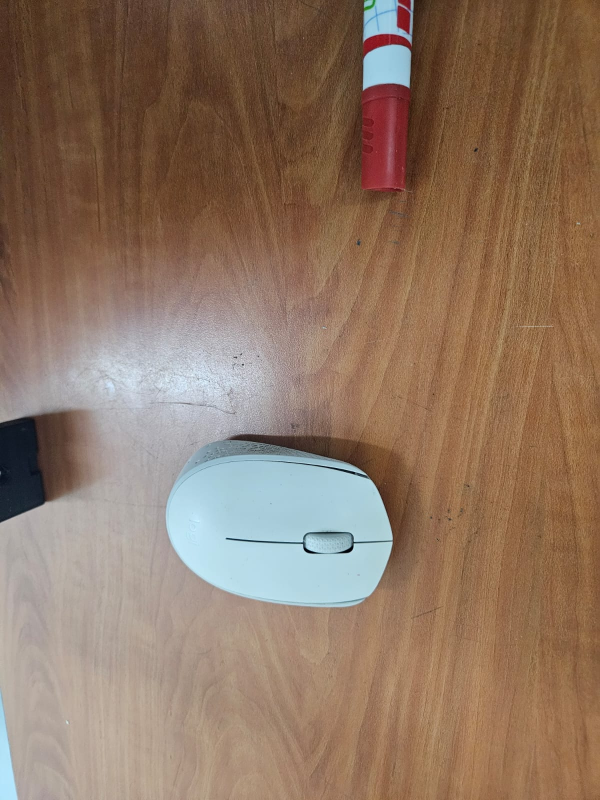
#> input picture scripts/images/1.jpeg, 1200 x 1600 px (shown at 1/2 size); its folder holds 4 pictures in this run
$ python slider_color.py
#> lines starting #> are read from the running program, lines starting #| are printed output that depends on the picture; after the words box and inside, x2 and y2 are one past the last pixel; in counts of white or black regions, pixels touching at a corner belong together
import cv2
import numpy as np
from pathlib import Path

IMG_DIR = Path("scripts/images")

def nothing(x):
    pass

def main():
    # Obtener todas las imágenes
    image_paths = list(IMG_DIR.glob("*.jpeg"))
    if not image_paths:
        print("❌ No hay imágenes .jpeg en la carpeta.")
        return

    current_img_index = 0
    img = cv2.imread(str(image_paths[current_img_index]))
#> img is the input picture: shape (1600, 1200, 3); mean B, G, R 98.9, 117.9, 143
    img = cv2.resize(img, (800, 600))  # escala para visualización
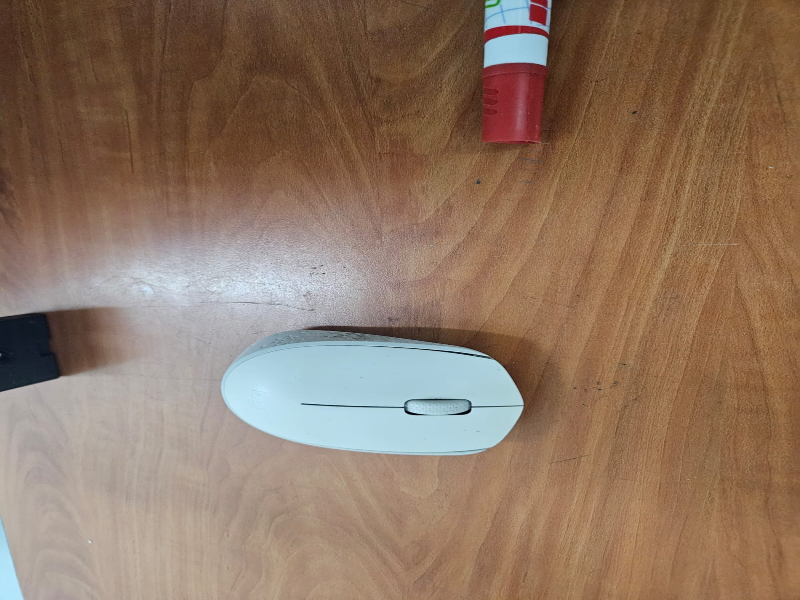
#> img: shape (600, 800, 3); mean B, G, R 98.9, 117.8, 142.9
    hsv = cv2.cvtColor(img, cv2.COLOR_BGR2HSV)
#> hsv: shape (600, 800, 3); mean H, S, V 27.7, 99.1, 146.9

    # Crear ventana con sliders
    cv2.namedWindow("Adjust HSV")

    cv2.createTrackbar("H Min", "Adjust HSV", 0, 180, nothing)
#> slider 'H Min' is set to 36
    cv2.createTrackbar("H Max", "Adjust HSV", 180, 180, nothing)
    cv2.createTrackbar("S Min", "Adjust HSV", 0, 255, nothing)
#> slider 'S Min' is set to 51
    cv2.createTrackbar("S Max", "Adjust HSV", 255, 255, nothing)
    cv2.createTrackbar("V Min", "Adjust HSV", 0, 255, nothing)
#> slider 'V Min' is set to 51
    cv2.createTrackbar("V Max", "Adjust HSV", 255, 255, nothing)

    print("🎚️ Controles:")
    print("'q' para salir")
    print("'n' siguiente imagen")
    print("'p' imagen anterior")

    while True:
        # Leer valores del slider
        h_min = cv2.getTrackbarPos("H Min", "Adjust HSV")
        h_max = cv2.getTrackbarPos("H Max", "Adjust HSV")
        s_min = cv2.getTrackbarPos("S Min", "Adjust HSV")
        s_max = cv2.getTrackbarPos("S Max", "Adjust HSV")
        v_min = cv2.getTrackbarPos("V Min", "Adjust HSV")
        v_max = cv2.getTrackbarPos("V Max", "Adjust HSV")

        # Crear máscara
        lower = np.array([h_min, s_min, v_min])
        upper = np.array([h_max, s_max, v_max])
        mask = cv2.inRange(hsv, lower, upper)
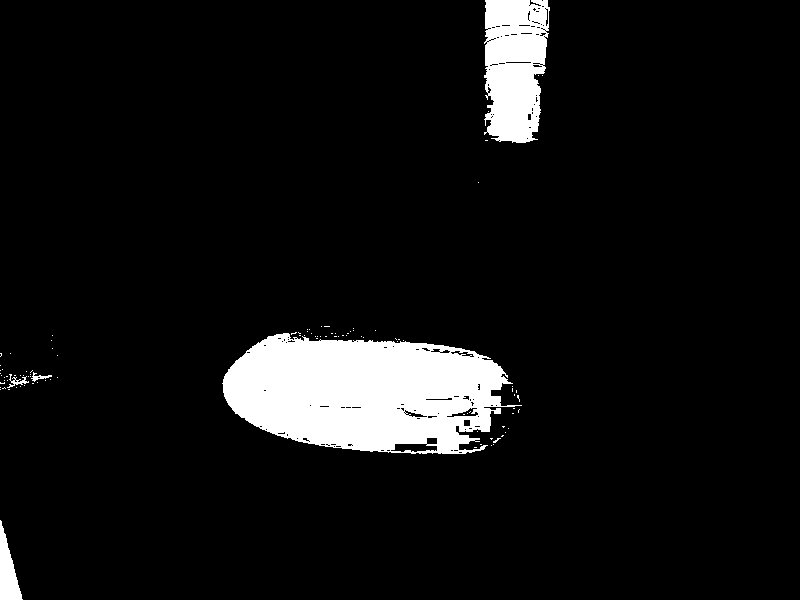
#> mask: shape (600, 800); 7.2% white; 100 white regions (95 under 20 px), largest, box (x1, y1, x2, y2) and area: (222, 333, 522, 454) 25738, (484, 0, 550, 143) 7657, (0, 520, 23, 600) 967, (7, 374, 29, 388) 98, (31, 372, 52, 382) 72

        # Mostrar imagen original y máscara
        result = cv2.bitwise_and(img, img, mask=mask)
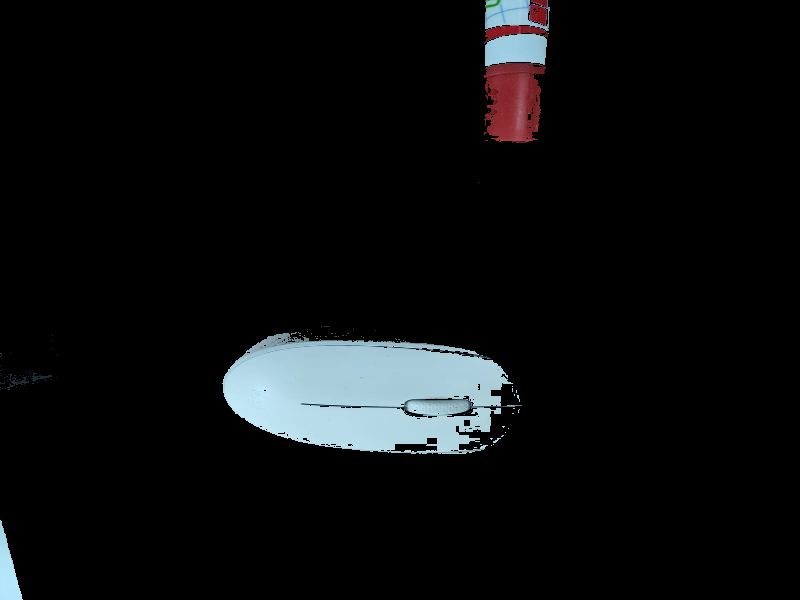
#> result: shape (600, 800, 3); mean B, G, R 14.1, 13.1, 11.7
        cv2.imshow("Original", img)
        cv2.imshow("Mask", mask)
        cv2.imshow("Filtrado", result)

        key = cv2.waitKey(1)
#> (key q is pressed here)
        if key == ord("q"):
            print(f"\n🎯 Rango HSV ajustado:")
            print(f"Lower: {lower}")
            print(f"Upper: {upper}")
            break
        elif key == ord("n"):  # siguiente imagen
            current_img_index = (current_img_index + 1) % len(image_paths)
            img = cv2.imread(str(image_paths[current_img_index]))
            img = cv2.resize(img, (800, 600))
            hsv = cv2.cvtColor(img, cv2.COLOR_BGR2HSV)
            print(f"\n📸 Imagen actual: {image_paths[current_img_index].name}")
        elif key == ord("p"):  # imagen anterior
            current_img_index = (current_img_index - 1) % len(image_paths)
            img = cv2.imread(str(image_paths[current_img_index]))
            img = cv2.resize(img, (800, 600))
            hsv = cv2.cvtColor(img, cv2.COLOR_BGR2HSV)
            print(f"\n📸 Imagen actual: {image_paths[current_img_index].name}")

    cv2.destroyAllWindows()

if __name__ == "__main__":
    main()

$ run again, on scripts/images/10.jpeg
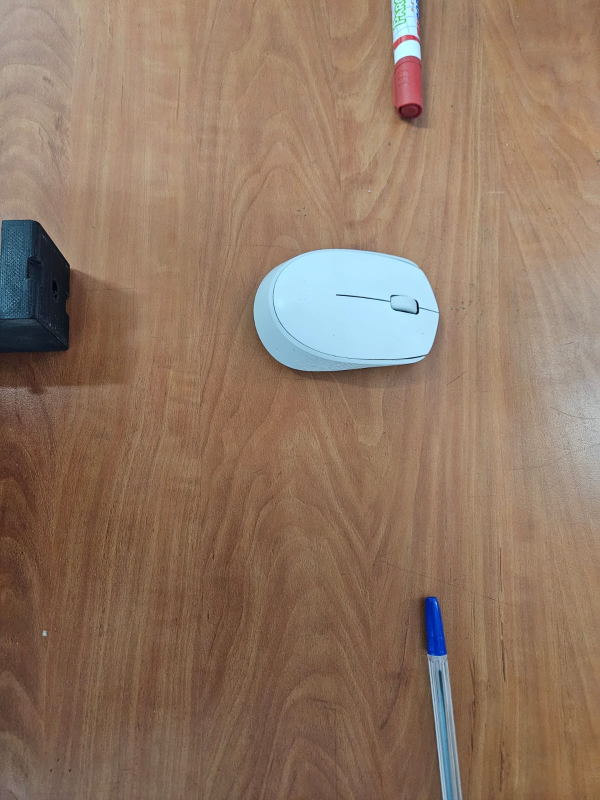
#> input picture scripts/images/10.jpeg, 1200 x 1600 px (shown at 1/2 size)
#> in main, img is the input picture: shape (1600, 1200, 3); mean B, G, R 99.5, 118.9, 144.6
#> img: shape (600, 800, 3)
#> hsv: shape (600, 800, 3); mean H, S, V 19.6, 94.5, 148.6
#> in main, `mask = cv2.inRange(hsv, lower, upper)`:
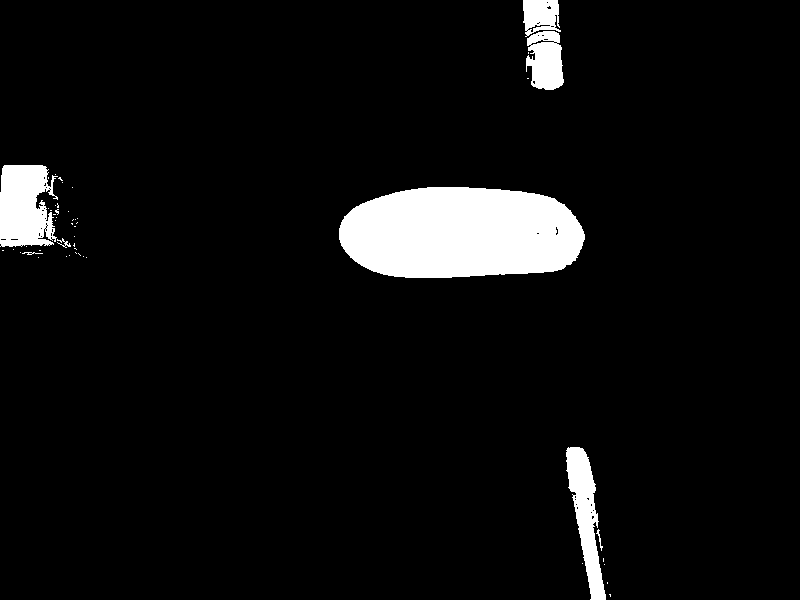
#> mask: shape (600, 800); 5.9% white; 50 white regions (42 under 20 px), largest, box (x1, y1, x2, y2) and area: (339, 187, 585, 278) 18678, (0, 165, 58, 247) 3827, (566, 447, 606, 600) 2818
#> in main, `result = cv2.bitwise_and(img, img, mask=mask)`:
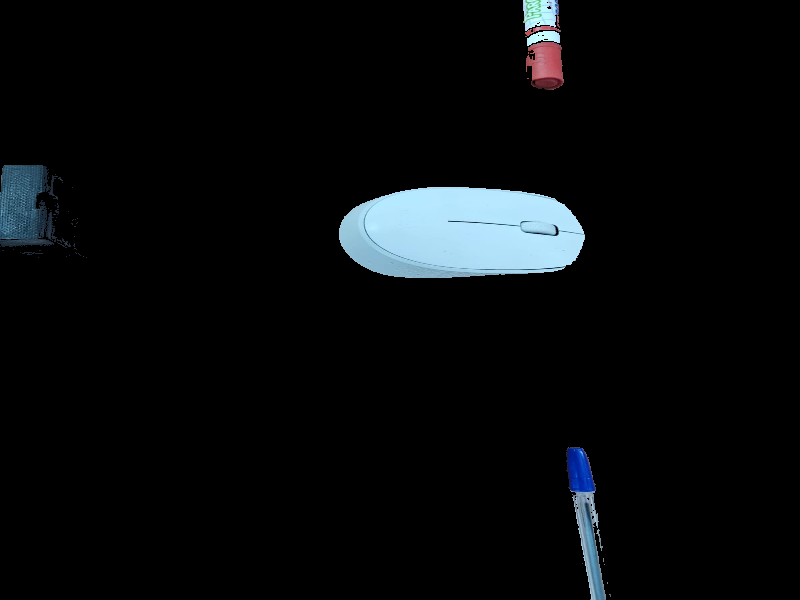
#> result: shape (600, 800, 3); mean B, G, R 12, 10.6, 8.4
